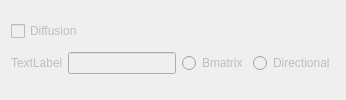
            <widget class="QWidget" name="tab_diffusion">
             <property name="enabled">
              <bool>false</bool>
             </property>
             <attribute name="title">
              <string>Diffusion</string>
             </attribute>
             <layout class="QVBoxLayout" name="verticalLayout_11">
              <item>
               <layout class="QGridLayout" name="gridLayout_8">
                <item row="7" column="1">
                 <layout class="QHBoxLayout" name="horizontalLayout_6" stretch="0,0">
                  <property name="spacing">
                   <number>5</number>
                  </property>
                  <property name="topMargin">
                   <number>5</number>
                  </property>
                  <property name="bottomMargin">
                   <number>5</number>
                  </property>
                  <item>
                   <widget class="QRadioButton" name="radioButton_bmatrixdiff">
                    <property name="text">
                     <string>Bmatrix</string>
                    </property>
                   </widget>
                  </item>
                  <item>
                   <widget class="QRadioButton" name="radioButton_directionaldiff">
                    <property name="text">
                     <string>Directional</string>
                    </property>
                   </widget>
                  </item>
                 </layout>
                </item>
                <item row="7" column="0">
                 <layout class="QHBoxLayout" name="horizontalLayout_7" stretch="0,0">
                  <property name="spacing">
                   <number>5</number>
                  </property>
                  <property name="topMargin">
                   <number>5</number>
                  </property>
                  <property name="bottomMargin">
                   <number>5</number>
                  </property>
                  <item>
                   <widget class="QLabel" name="label_18">
                    <property name="text">
                     <string>TextLabel</string>
                    </property>
                   </widget>
                  </item>
                  <item>
                   <widget class="QLineEdit" name="lineEdit_8"/>
                  </item>
                 </layout>
                </item>
                <item row="0" column="0">
                 <widget class="QCheckBox" name="checkBox_diffusion1">
                  <property name="text">
                   <string>Diffusion</string>
                  </property>
                 </widget>
                </item>
               </layout>
              </item>
             </layout>
            </widget>
